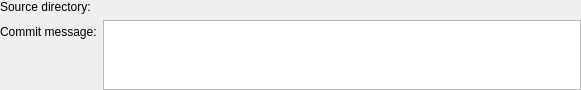
<ui version="4.0" >
 <class>DvcsImportMetadataWidget</class>
 <widget class="QWidget" name="DvcsImportMetadataWidget" >
  <property name="geometry" >
   <rect>
    <x>0</x>
    <y>0</y>
    <width>581</width>
    <height>37</height>
   </rect>
  </property>
  <layout class="QFormLayout" >
   <property name="margin">
    <number>0</number>
   </property>
   <item row="0" column="0" >
    <widget class="QLabel" name="labelUrl" >
     <property name="text" >
      <string>Source directory:</string>
     </property>
    </widget>
   </item>
   <item row="0" column="1" >
    <widget class="KUrlRequester" name="sourceLoc" />
   </item>
   <item row="1" column="0">
    <widget class="QLabel">
     <property name="text">
      <string>Commit message:</string>
     </property>
    </widget>
   </item>
   <item row="1" column="1">
    <widget class="KTextEdit" name="message">
     <property name="sizePolicy">
      <sizepolicy hsizetype="Expanding" vsizetype="Expanding">
       <horstretch>0</horstretch>
       <verstretch>1</verstretch>
      </sizepolicy>
     </property>
    </widget>
   </item>
  </layout>
 </widget>
 <customwidgets>
  <customwidget>
   <class>KUrlRequester</class>
   <extends>QWidget</extends>
   <header>KUrlRequester</header>
   <container>1</container>
  </customwidget>
  <customwidget>
   <class>KTextEdit</class>
   <extends>QTextEdit</extends>
   <header>KTextEdit</header>
  </customwidget>
 </customwidgets>
 <resources/>
 <connections/>
</ui>
